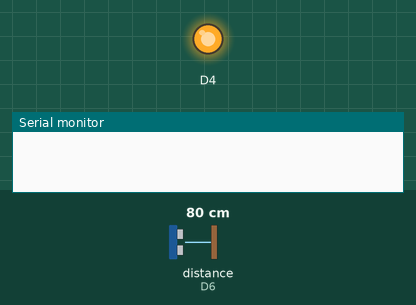
Simulated run of this sketch. Board: ESP8266 (NodeMCU). Shown: output pins drawn as LEDs (lit = HIGH), the last lines printed to the serial monitor. Wiring (inferred from the names in the program): ultrasonic range finder: trigger D5; echo D6. The inputs (shaded band) are chosen by the test bench; at power-on: distance to the obstacle (sensor on D6) 80 cm. The echo pulse lasts 58.3 µs per cm; pins used as bus, display or sensor lines are not drawn.

Above: at 0.4 s.
At 5.8 s:
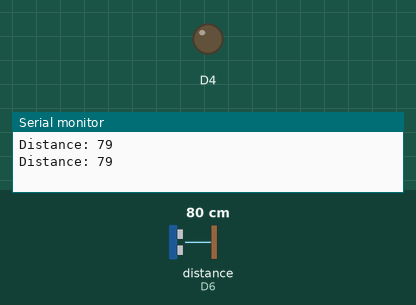
Timing chart, 0 to 8.3 s (numbered marks = the images above):
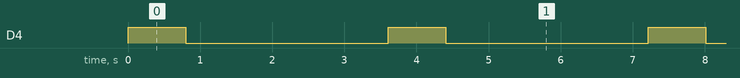

The sketch:

Ultrasonic_sensor.ino
```cpp
const int trigPin = D5;
const int echoPin = D6;

long duration;
int distance;

void setup() {
pinMode(trigPin, OUTPUT); // Sets the trigPin as an Output
pinMode(echoPin, INPUT); // Sets the echoPin as an Input
pinMode(D4, OUTPUT);
Serial.begin(9600); // Starts the serial communication
}
void loop() {

// Clears the trigPin
digitalWrite(trigPin, LOW);
delayMicroseconds(2);

digitalWrite(D4, HIGH);
delay(800);
digitalWrite(D4, LOW);
delay(800);

// Sets the trigPin on HIGH state for 10 micro seconds
digitalWrite(trigPin, HIGH);
delayMicroseconds(10);
digitalWrite(trigPin, LOW);

// Reads the echoPin, returns the sound wave travel time in microseconds
duration = pulseIn(echoPin, HIGH);

// Calculating the distance
distance= duration*0.034/2;
// Prints the distance on the Serial Monitor

Serial.print("Distance: ");
Serial.println(distance);
delay(2000);
}
```

Measured:
- by itself, D4: alternates HIGH for 0.80 s and LOW for 2.8 s
